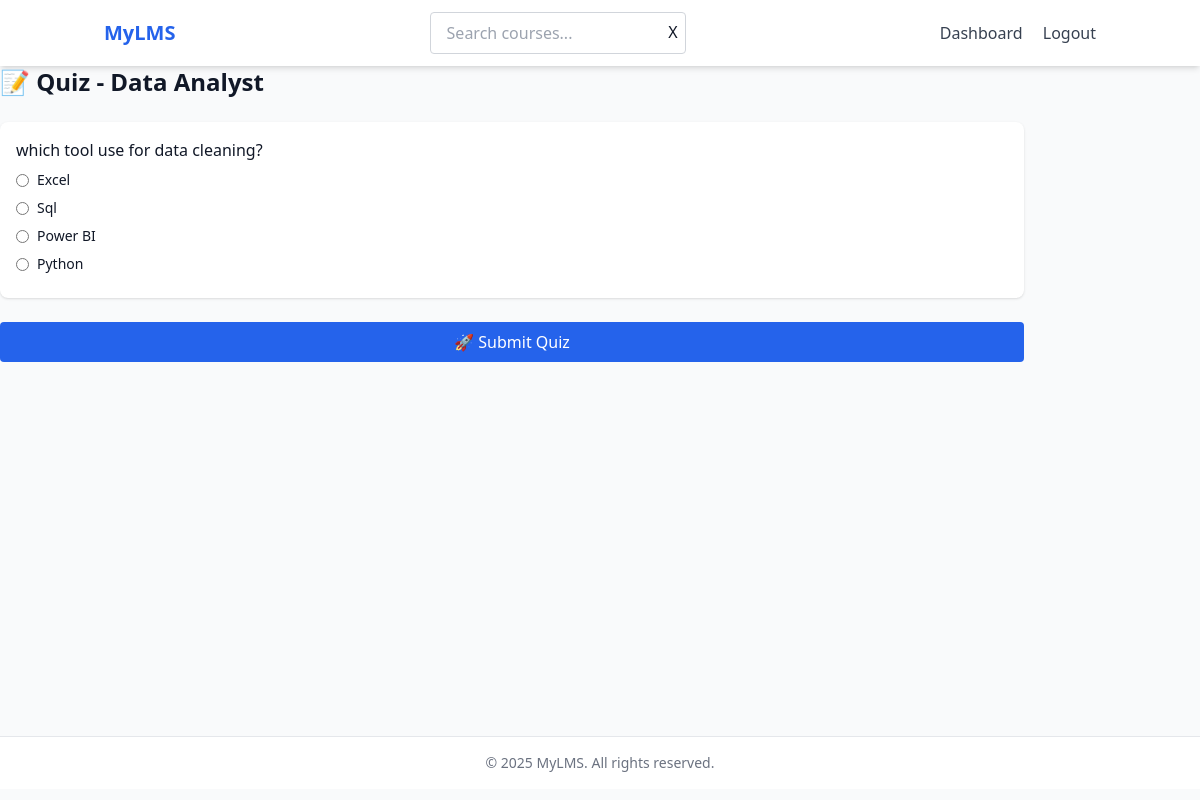
/course/1/quiz/ (signed in), run on an earlier commit of the app's database.
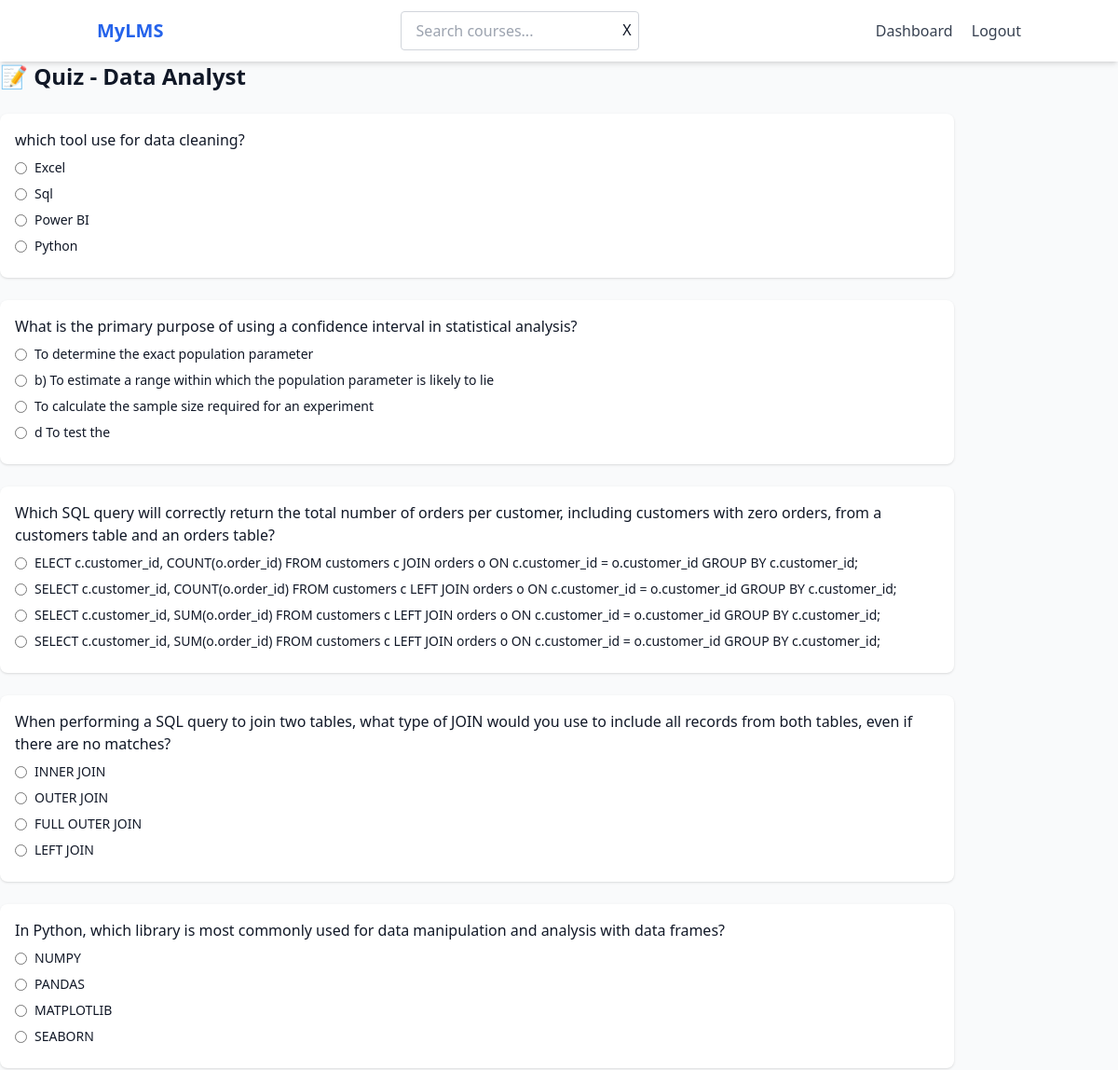
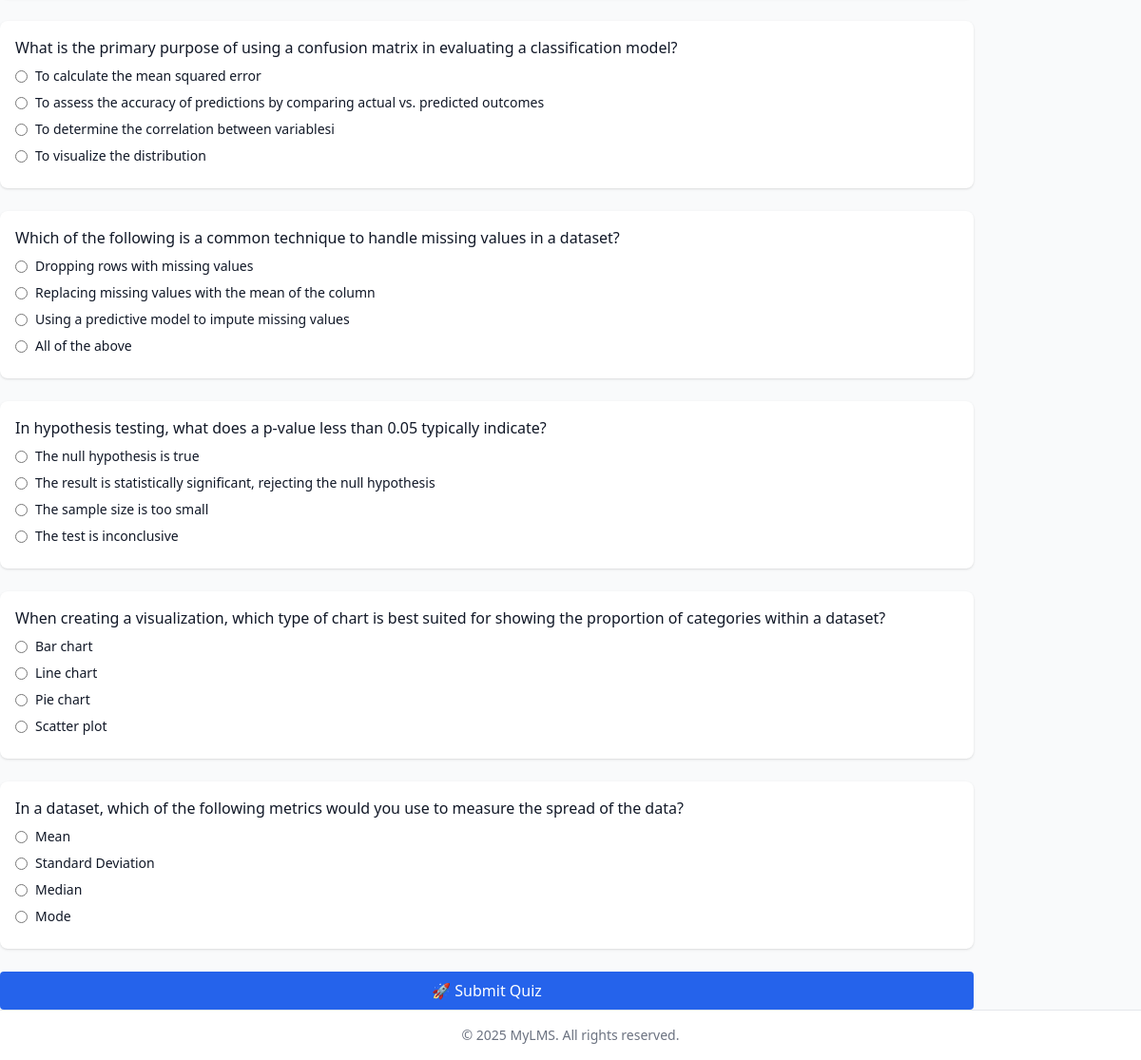
And on a later commit of the database (2 pictures, top to bottom).
### courses/models.py (models this page shows, shortened)
class Question(models.Model):
    course = models.ForeignKey(Course, on_delete=models.CASCADE, related_name='questions')
    question_text = models.TextField()
    option1 = models.CharField(max_length=200)
    option2 = models.CharField(max_length=200)
    option3 = models.CharField(max_length=200)
    option4 = models.CharField(max_length=200)
    correct_option = models.IntegerField()  # 1, 2, 3, or 4

### courses/views.py (the view)
# urls.py: path('course/<int:course_id>/quiz/', views.attempt_quiz, name='attempt_quiz'),
@login_required
def attempt_quiz(request, course_id):
    course = get_object_or_404(Course, id=course_id)
    questions = course.questions.all()
    if request.method == "POST":
        form = QuizForm(questions, request.POST)
        if form.is_valid():
            score = 0
            for q in questions:
                user_answer = int(form.cleaned_data.get(f'question_{q.id}'))
                if user_answer == q.correct_option:
                    score += 1
            return render(request, 'courses/quiz_result.html', {
                'score': score,
                'total': questions.count(),
                'course': course
            })
    else:
        form = QuizForm(questions)
    return render(request, 'courses/attempt_quiz.html', {
        'form': form,
        'course': course
    })

### courses/forms.py
class QuizForm(forms.Form):
    def __init__(self, questions, *args, **kwargs):
        super().__init__(*args, **kwargs)
        for q in questions:
            self.fields[f"question_{q.id}"] = forms.ChoiceField(
                label=q.question_text,
                choices=[
                    (1, q.option1),
                    (2, q.option2),
                    (3, q.option3),
                    (4, q.option4),
                ],
                widget=forms.RadioSelect,
                required=True
            )

### templates/courses/attempt_quiz.html (shortened to what this page needs)
{% extends 'courses/base.html' %} {% block title %}Quiz - {{ course.title }}{% endblock %} {% block content %}
<div class="container">
  <h2 class="text-2xl font-bold mb-6">📝 Quiz - {{ course.title }}</h2>
  <form method="post" class="space-y-6">
    {% csrf_token %} {% for field in form %}
    <div class="bg-white p-4 rounded-lg shadow">
      <p class="font-medium mb-2">{{ field.label }}</p>
      {% for radio in field %}
      <div class="flex items-center mb-2">
        {{ radio.tag }}
        <label class="ml-2 text-sm">{{ radio.choice_label }}</label>
      </div>
      {% endfor %}
    </div>
    {% endfor %}
    <button type="submit" class="w-full bg-blue-600 text-white py-2 px-4 rounded hover:bg-blue-700 transition mt-4">
      🚀 Submit Quiz
    </button>
  </form>
</div>
{% endblock %}

What changed in the data, as far as the page shows it:
added Question: label "What is the primary purpose of using a confidence interval in statistical analysis?", choice_label "To determine the exact population parameter" "b) To estimate a range within which the population parameter is likely to lie" "To calculate the sample size required for an experiment" "d To test the"
added Question: label "Which SQL query will correctly return the total number of orders per customer, including customers with zero orders, from a customers table and an orders table?", choice_label "ELECT c.customer_id, COUNT(o.order_id) FROM customers c JOIN orders o ON c.customer_id = o.customer_id GROUP BY c.customer_id;" "SELECT c.customer_id, COUNT(o.order_id) FROM customers c LEFT JOIN orders o ON c.customer_id = o.customer_id GROUP BY c.customer_id;" "SELECT c.customer_id, SUM(o.order_id) FROM customers c LEFT JOIN orders o ON c.customer_id = o.customer_id GROUP BY c.customer_id;" "SELECT c.customer_id, SUM(o.order_id) FROM customers c LEFT JOIN orders o ON c.customer_id = o.customer_id GROUP BY c.customer_id;"
added Question: label "When performing a SQL query to join two tables, what type of JOIN would you use to include all records from both tables, even if there are no matches?", choice_label "INNER JOIN" "OUTER JOIN" "FULL OUTER JOIN" "LEFT JOIN"
added Question: label "In Python, which library is most commonly used for data manipulation and analysis with data frames?", choice_label "NUMPY" "PANDAS" "MATPLOTLIB" "SEABORN"
added Question: label "What is the primary purpose of using a confusion matrix in evaluating a classification model?", choice_label "To calculate the mean squared error" "To assess the accuracy of predictions by comparing actual vs. predicted outcomes" "To determine the correlation between variablesi" "To visualize the distribution"
added Question: label "Which of the following is a common technique to handle missing values in a dataset?", choice_label "Dropping rows with missing values" "Replacing missing values with the mean of the column" "Using a predictive model to impute missing values" "All of the above"
added Question: label "In hypothesis testing, what does a p-value less than 0.05 typically indicate?", choice_label "The null hypothesis is true" "The result is statistically significant, rejecting the null hypothesis" "The sample size is too small" "The test is inconclusive"
added Question: label "When creating a visualization, which type of chart is best suited for showing the proportion of categories within a dataset?", choice_label "Bar chart" "Line chart" "Pie chart" "Scatter plot"
added Question: label "In a dataset, which of the following metrics would you use to measure the spread of the data?", choice_label "Mean" "Standard Deviation" "Median" "Mode"
